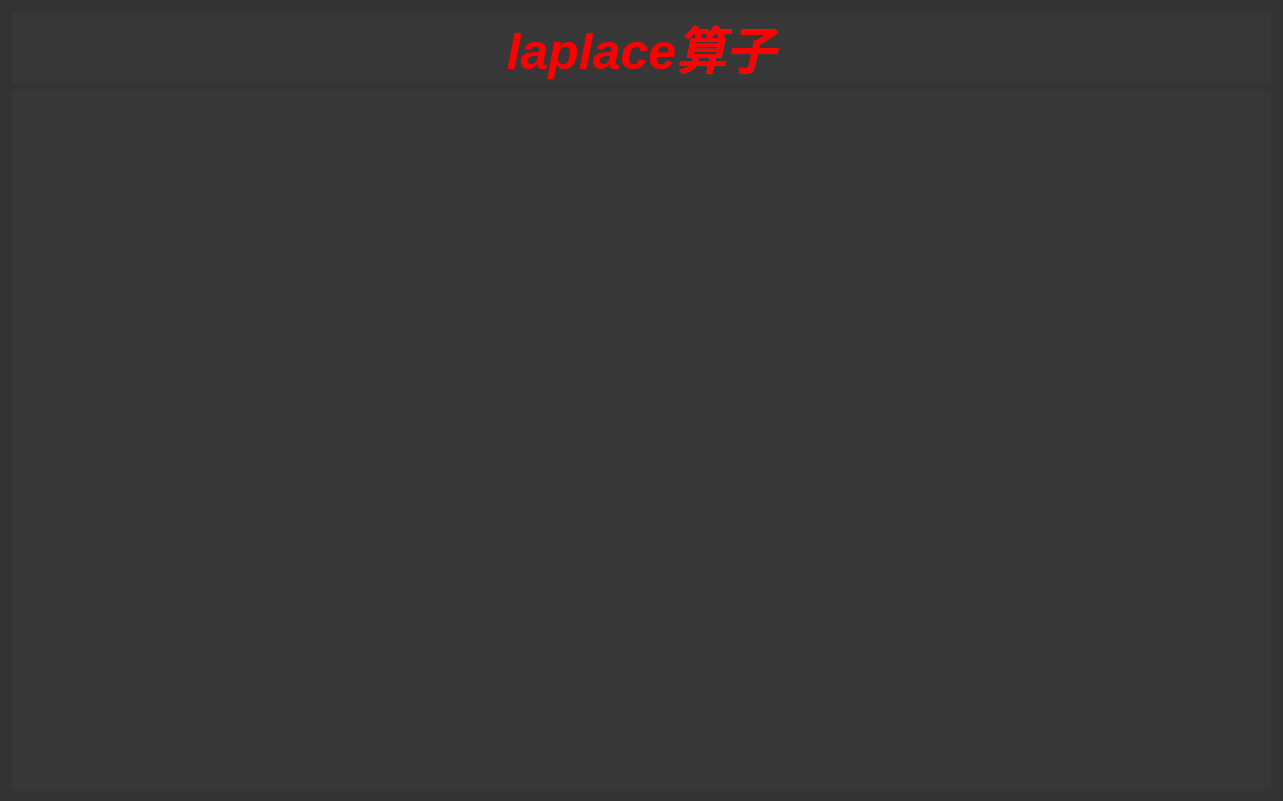
<?xml version="1.0" encoding="UTF-8"?>
<ui version="4.0">
 <class>laplaceClass</class>
 <widget class="QWidget" name="laplaceClass">
  <property name="geometry">
   <rect>
    <x>0</x>
    <y>0</y>
    <width>1283</width>
    <height>781</height>
   </rect>
  </property>
  <property name="windowTitle">
   <string>laplace</string>
  </property>
  <property name="styleSheet">
   <string notr="true">QWidget#laplaceClass{
	background-color: rgb(51, 51, 51);
	color:rgb(200,200,200);
	border-radius: 8px;

}

QLabel{
		border-radius:4px;
		background-color: rgba(60, 60, 60, 100);
		font-size:50px;
		color:red;
		font-weight:bold;
border: none;
font-style:italic;
/*设置文本对齐方式，不支持text-align*/
qproperty-alignment:'AlignVcenter|AlignRight';/*设置文本垂直方向居中对齐，水平方向右对齐*/
}
</string>
  </property>
  <layout class="QGridLayout" name="gridLayout">
   <item row="0" column="0">
    <layout class="QVBoxLayout" name="verticalLayout">
     <item>
      <widget class="QLabel" name="label_2">
       <property name="maximumSize">
        <size>
         <width>16777215</width>
         <height>100</height>
        </size>
       </property>
       <property name="text">
        <string>laplace算子</string>
       </property>
       <property name="alignment">
        <set>Qt::AlignCenter</set>
       </property>
      </widget>
     </item>
     <item>
      <widget class="QLabel" name="label">
       <property name="minimumSize">
        <size>
         <width>1259</width>
         <height>700</height>
        </size>
       </property>
       <property name="maximumSize">
        <size>
         <width>1259</width>
         <height>700</height>
        </size>
       </property>
       <property name="text">
        <string/>
       </property>
      </widget>
     </item>
    </layout>
   </item>
  </layout>
 </widget>
 <layoutdefault spacing="6" margin="11"/>
 <resources/>
 <connections/>
</ui>
